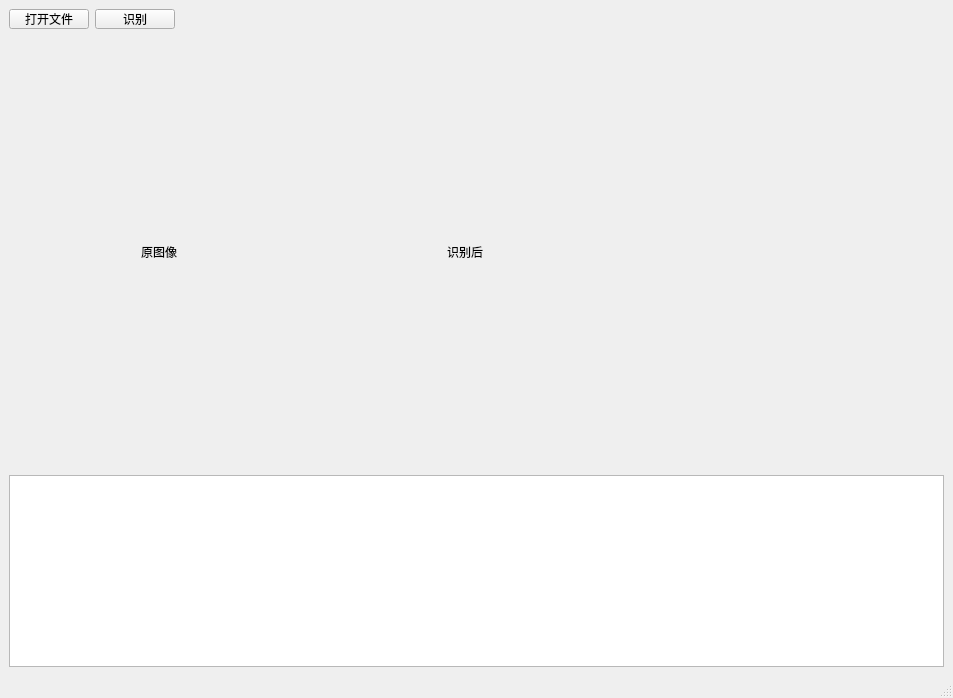
<?xml version="1.0" encoding="UTF-8"?>
<ui version="4.0">
 <class>MainWindow</class>
 <widget class="QMainWindow" name="MainWindow">
  <property name="geometry">
   <rect>
    <x>0</x>
    <y>0</y>
    <width>953</width>
    <height>698</height>
   </rect>
  </property>
  <property name="windowTitle">
   <string>MainWindow</string>
  </property>
  <widget class="QWidget" name="centralwidget">
   <layout class="QGridLayout" name="gridLayout">
    <item row="0" column="0">
     <layout class="QHBoxLayout" name="horizontalLayout_2">
      <item>
       <widget class="QPushButton" name="btnOpenFile">
        <property name="sizePolicy">
         <sizepolicy hsizetype="Fixed" vsizetype="Minimum">
          <horstretch>0</horstretch>
          <verstretch>0</verstretch>
         </sizepolicy>
        </property>
        <property name="minimumSize">
         <size>
          <width>0</width>
          <height>20</height>
         </size>
        </property>
        <property name="maximumSize">
         <size>
          <width>16777215</width>
          <height>20</height>
         </size>
        </property>
        <property name="text">
         <string>打开文件</string>
        </property>
       </widget>
      </item>
      <item>
       <widget class="QPushButton" name="btnRecognize">
        <property name="sizePolicy">
         <sizepolicy hsizetype="Fixed" vsizetype="Minimum">
          <horstretch>0</horstretch>
          <verstretch>0</verstretch>
         </sizepolicy>
        </property>
        <property name="minimumSize">
         <size>
          <width>0</width>
          <height>20</height>
         </size>
        </property>
        <property name="maximumSize">
         <size>
          <width>16777215</width>
          <height>20</height>
         </size>
        </property>
        <property name="text">
         <string>识别</string>
        </property>
       </widget>
      </item>
      <item>
       <spacer name="horizontalSpacer_2">
        <property name="orientation">
         <enum>Qt::Horizontal</enum>
        </property>
        <property name="sizeType">
         <enum>QSizePolicy::Expanding</enum>
        </property>
        <property name="sizeHint" stdset="0">
         <size>
          <width>37</width>
          <height>20</height>
         </size>
        </property>
       </spacer>
      </item>
     </layout>
    </item>
    <item row="1" column="0">
     <layout class="QHBoxLayout" name="horizontalLayout">
      <item>
       <widget class="QLabel" name="lblSrc">
        <property name="minimumSize">
         <size>
          <width>300</width>
          <height>300</height>
         </size>
        </property>
        <property name="text">
         <string>原图像</string>
        </property>
        <property name="alignment">
         <set>Qt::AlignCenter</set>
        </property>
       </widget>
      </item>
      <item>
       <widget class="QLabel" name="lblRecognize">
        <property name="minimumSize">
         <size>
          <width>300</width>
          <height>300</height>
         </size>
        </property>
        <property name="text">
         <string>识别后</string>
        </property>
        <property name="alignment">
         <set>Qt::AlignCenter</set>
        </property>
       </widget>
      </item>
      <item>
       <spacer name="horizontalSpacer">
        <property name="orientation">
         <enum>Qt::Horizontal</enum>
        </property>
        <property name="sizeHint" stdset="0">
         <size>
          <width>40</width>
          <height>20</height>
         </size>
        </property>
       </spacer>
      </item>
     </layout>
    </item>
    <item row="2" column="0">
     <widget class="QTableWidget" name="tableWidget">
      <property name="sizePolicy">
       <sizepolicy hsizetype="Expanding" vsizetype="Fixed">
        <horstretch>0</horstretch>
        <verstretch>0</verstretch>
       </sizepolicy>
      </property>
     </widget>
    </item>
   </layout>
  </widget>
  <widget class="QMenuBar" name="menubar">
   <property name="geometry">
    <rect>
     <x>0</x>
     <y>0</y>
     <width>953</width>
     <height>23</height>
    </rect>
   </property>
  </widget>
  <widget class="QStatusBar" name="statusbar"/>
 </widget>
 <resources/>
 <connections/>
</ui>
